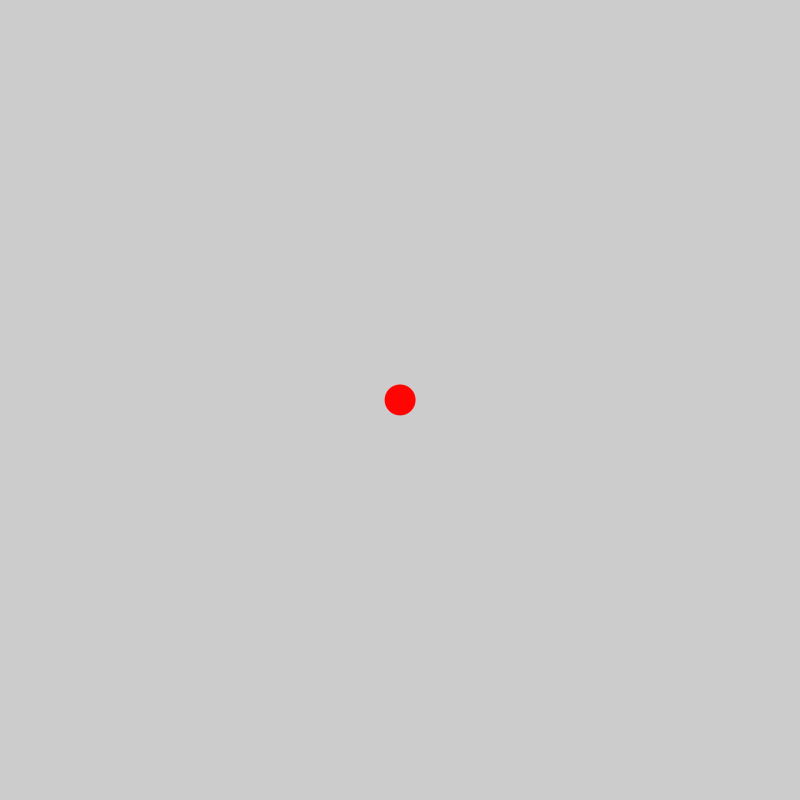
Frame 1 (no input)
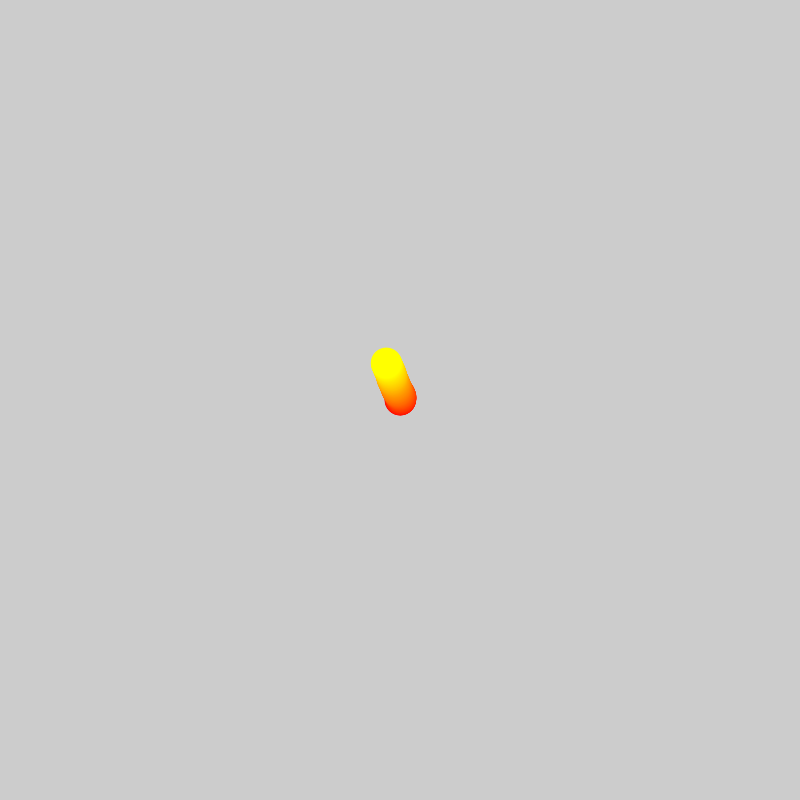
Frame 60 (the mouse pressed at the canvas centre just before this capture)
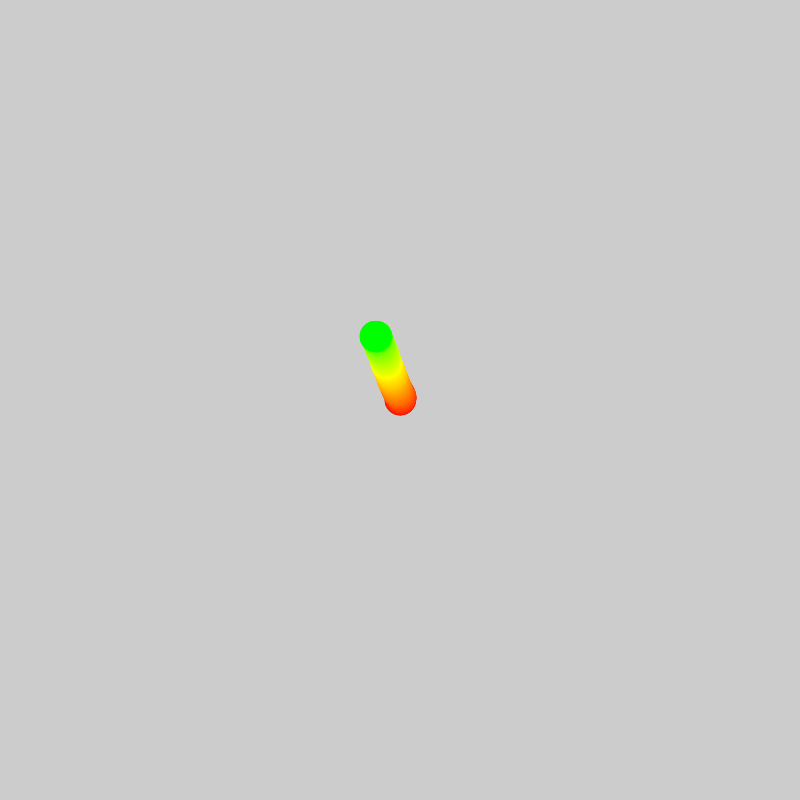
Frame 120 (the mouse held since frame 60 and released just before this capture)

The Processing sketch that drew these frames (run headless with seeded random() and noise(); from frame 60 on, the mouse is pressed at the canvas centre):

// Processing sketch: Wanderer_1
// ── Wanderer_1.pde
PVector loc;
PVector vel;
PVector acc;
int sz = 31;

void setup() {
  size(800, 800);
  colorMode(HSB, 360, 100, 100, 100);
  noStroke();
  loc = new PVector(width/2, height/2);
  vel = new PVector(0, 0);
  acc = new PVector(random(-.1, .1), random(-.1, .1));
}

void draw() {
  fill(frameCount%360, 100, 100, 100);
  acc.set(random(-.1, .1), random(-.1, .1));
  vel.add(acc);
  vel.limit(5);
  loc.add(vel);


  ellipse(loc.x, loc.y, sz, sz);
  if (loc.x - sz/2 > width) {
    loc.x = -sz/2 ;
  }
  if (loc.x + sz/2 < 0) {
    loc.x = width + sz/2 ;
  }
  if (loc.y - sz/2 > height) {
    loc.y = -sz/2 ;
  }
  if (loc.y + sz/2 < 0) {
    loc.y = height + sz/2 ;
  }
}
